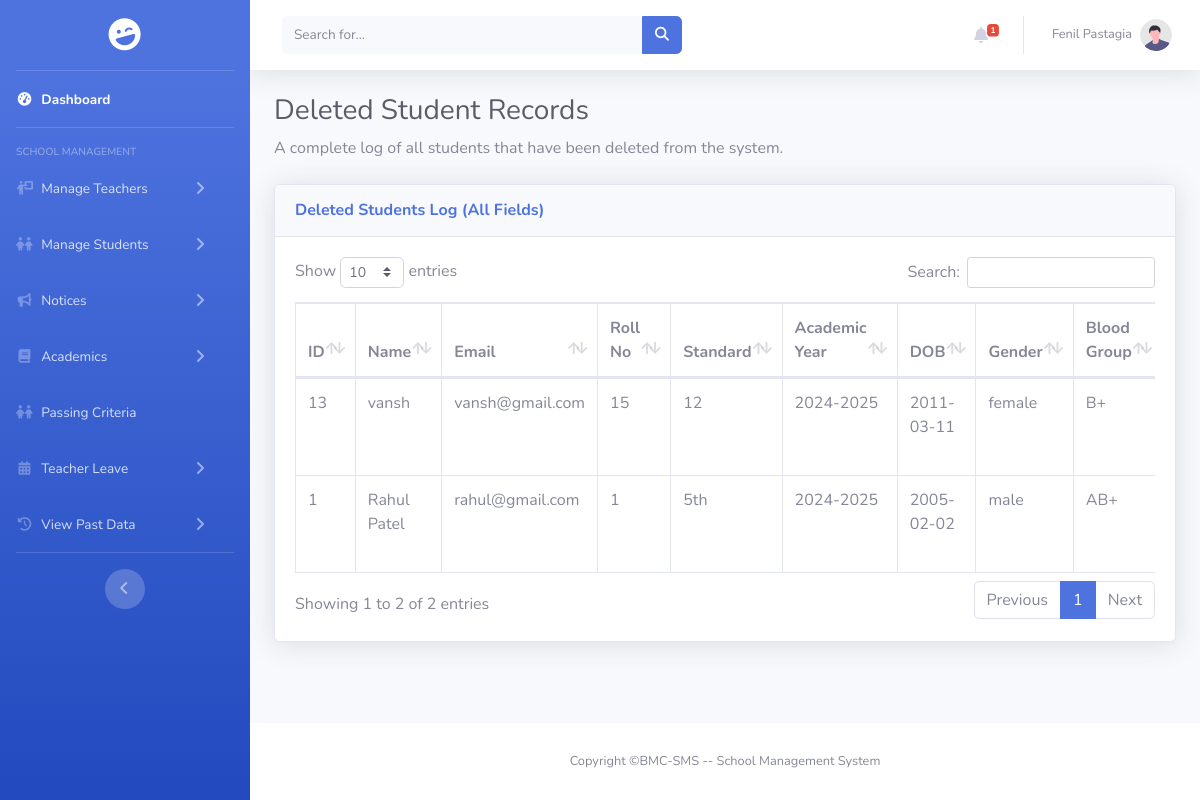
Page /pages/past_record/past_student.php (signed in) on the earlier database version.
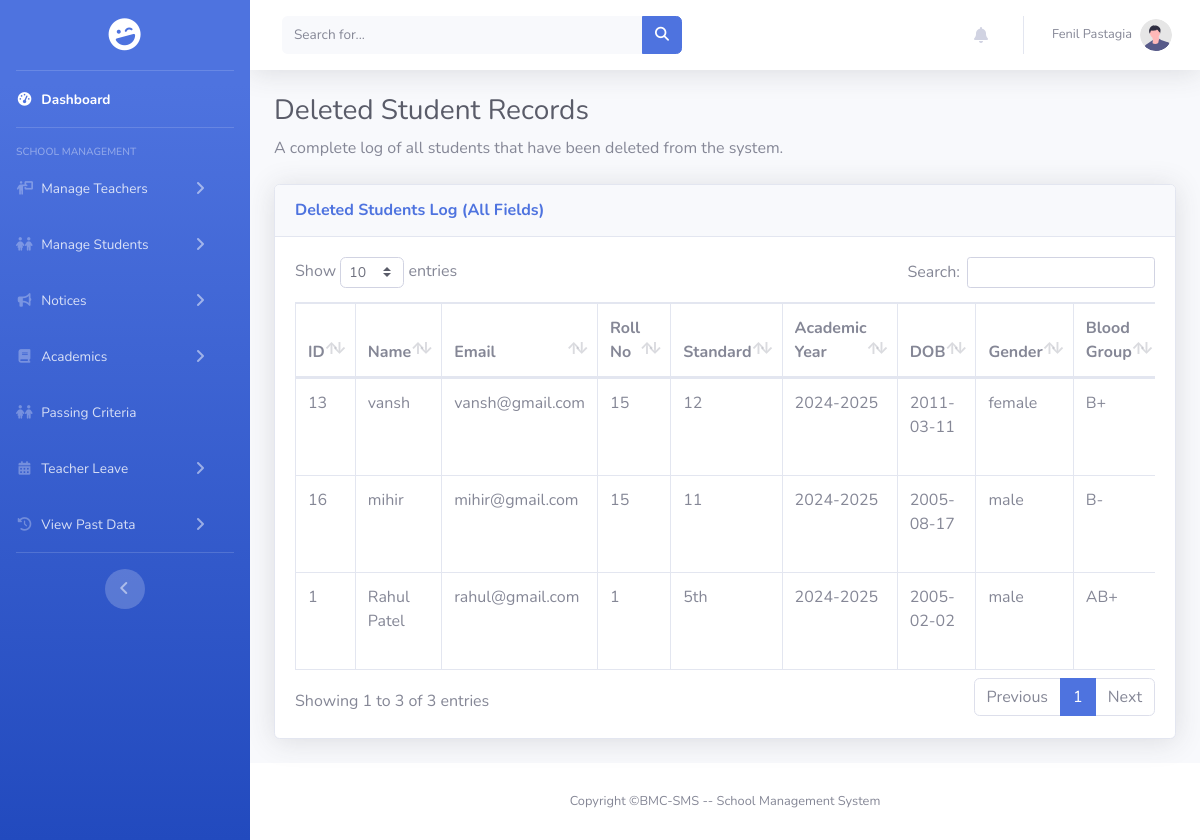
Same page on the later database version.
### tables this page shows
CREATE TABLE `deleted_students` (
  `id` int(11) NOT NULL,
  `student_name` varchar(100) DEFAULT NULL,
  `email` varchar(100) DEFAULT NULL,
  `rollno` varchar(20) DEFAULT NULL,
  `std` varchar(10) DEFAULT NULL,
  `academic_year` varchar(10) DEFAULT NULL,
  `dob` date DEFAULT NULL,
  `gender` enum('male','female','other') DEFAULT NULL,
  `blood_group` enum('A+','A-','B+','B-','AB+','AB-','O+','O-') DEFAULT NULL,
  `address` text DEFAULT NULL,
  `father_name` varchar(100) DEFAULT NULL,
  `father_phone` varchar(15) DEFAULT NULL,
  `mother_name` varchar(100) DEFAULT NULL,
  `mother_phone` varchar(15) DEFAULT NULL,
  `school_id` int(11) DEFAULT NULL,
  `deleted_by_role` varchar(50) DEFAULT NULL,
  `deleted_at` timestamp NOT NULL DEFAULT current_timestamp()
);

### encryption.php (called while the page is built, shortened)
<?php
function decrypt_id($encrypted)
{
    return openssl_decrypt($encrypted, ENCRYPTION_METHOD, ENCRYPTION_KEY, 0, ENCRYPTION_IV);
}

### pages/past_record/past_student.php (the view, shortened to what this page needs)
<?php
include_once "../../includes/connect.php";
include_once "../../encryption.php";
$query = "SELECT ds.*, s.school_name
          FROM deleted_students ds
          LEFT JOIN school s ON ds.school_id = s.id
          ORDER BY ds.deleted_at DESC";
$result = mysqli_query($conn, $query);
?>
<!DOCTYPE html>
<html lang="en">
<head>
    <link href="../../assets/vendor/fontawesome-free/css/all.min.css" rel="stylesheet" type="text/css">
    <link href="../../assets/css/sb-admin-2.min.css" rel="stylesheet">
    <link rel="stylesheet" href="https://cdnjs.cloudflare.com/ajax/libs/font-awesome/6.5.2/css/all.min.css" />
    <link href="../../assets/vendor/datatables/dataTables.bootstrap4.min.css" rel="stylesheet">
    <link rel="stylesheet" href="../../assets/css/sidebar.css">
    <link rel="stylesheet" href="../../assets/css/scrollbar_hidden.css">
</head>
<body id="page-top">
    <div id="wrapper">
        <?php include_once '../../includes/sidebar.php'; ?>
        <div id="content-wrapper" class="d-flex flex-column">
            <div id="content">
                <?php include_once '../../includes/header.php'; ?>
                <div class="container-fluid">
                    <h1 class="h3 mb-2 text-gray-800">Deleted Student Records</h1>
                    <p class="mb-4">A complete log of all students that have been deleted from the system.</p>
                    <div class="card shadow mb-4">
                        <div class="card-header py-3">
                            <h6 class="m-0 font-weight-bold text-primary">Deleted Students Log (All Fields)</h6>
                        </div>
                        <div class="card-body">
                            <div class="table-responsive">
                                <table class="table table-bordered" id="pastStudentTable" width="100%" cellspacing="0">
                                    <thead>
                                        <tr>
                                            <th>ID</th>
                                            <th>Name</th>
                                            <th>Email</th>
                                            <th>Roll No</th>
                                            <th>Standard</th>
                                            <th>Academic Year</th>
                                            <th>DOB</th>
                                            <th>Gender</th>
                                            <th>Blood Group</th>
                                        </tr>
                                    </thead>
                                    <tbody>
                                        <?php
                                        if ($result && mysqli_num_rows($result) > 0) {
                                            while ($row = mysqli_fetch_assoc($result)) {
                                                echo "<tr>";
                                                echo "<td>" . htmlspecialchars($row['id']) . "</td>";
                                                echo "<td>" . htmlspecialchars($row['student_name'] ?? 'N/A') . "</td>";
                                                echo "<td>" . htmlspecialchars($row['email'] ?? 'N/A') . "</td>";
                                                echo "<td>" . htmlspecialchars($row['rollno'] ?? 'N/A') . "</td>";
                                                echo "<td>" . htmlspecialchars($row['std'] ?? 'N/A') . "</td>";
                                                echo "<td>" . htmlspecialchars($row['academic_year'] ?? 'N/A') . "</td>";
                                                echo "<td>" . htmlspecialchars($row['dob'] ?? 'N/A') . "</td>";
                                                echo "<td>" . htmlspecialchars($row['gender'] ?? 'N/A') . "</td>";
                                                echo "<td>" . htmlspecialchars($row['blood_group'] ?? 'N/A') . "</td>";
                                                echo "</tr>";
                                            }
                                        } else {
                                            echo "<tr><td colspan='16' class='text-center'>No deleted students found</td></tr>";
                                        }
                                        ?>
                                    </tbody>
                                </table>
                            </div>
                        </div>
                    </div>
                </div>
            </div>
            <?php include '../../includes/footer.php'; ?>
        </div>
    </div>
</body>
</html>

### includes/sidebar.php (shortened to what this page needs)
<?php
$role = null;
if (isset($_COOKIE['encrypted_user_role'])) {
    $role = decrypt_id($_COOKIE['encrypted_user_role']);
}
?>
<ul class="navbar-nav bg-gradient-primary sidebar sidebar-dark accordion" id="accordionSidebar">
    <a class="sidebar-brand d-flex align-items-center justify-content-center"
        href="<?php echo BASE_WEB_PATH; ?>dashboard.php">
        <div class="sidebar-brand-icon rotate-n-15">
            <i class="fas fa-laugh-wink"></i>
        </div>
    </a>
    <hr class="sidebar-divider my-0">
    <li class="nav-item active">
        <a class="nav-link" href="<?php echo BASE_WEB_PATH; ?>dashboard.php">
            <i class="fas fa-fw fa-tachometer-alt"></i>
            <span>Dashboard</span></a>
    </li>
    <hr class="sidebar-divider">
    <?php
    switch ($role) {
    ?>
        <?php
        case 'schooladmin':
        ?>
            <div class="sidebar-heading font-weight-semibold">School Management</div>
            <li class="nav-item">
                <a class="nav-link collapsed" href="#" data-toggle="collapse" data-target="#collapseTeacher">
                    <i class="fas fa-fw fa-person-chalkboard"></i>
                    <span>Manage Teachers</span>
                </a>
            </li>
            <li class="nav-item">
                <a class="nav-link collapsed" href="#" data-toggle="collapse" data-target="#collapseStudent">
                    <i class="fas fa-fw fa-children"></i>
                    <span>Manage Students</span>
                </a>
            </li>
            <li class="nav-item">
                <a class="nav-link collapsed" href="#" data-toggle="collapse" data-target="#collapseNotices">
                    <i class="fas fa-fw fa-bullhorn"></i>
                    <span>Notices</span>
                </a>
            </li>
            <li class="nav-item">
                <a class="nav-link collapsed" href="#" data-toggle="collapse" data-target="#collapseAcademics">
                    <i class="fas fa-fw fa-book"></i>
                    <span>Academics</span>
                </a>
            </li>
            <li class="nav-item">
                <a class="nav-link" href="<?php echo BASE_WEB_PATH; ?>pages/principal/school_settings.php">
                    <i class="fas fa-fw fa-children"></i>
                    <span>Passing Criteria</span>
                </a>
            </li>
            <li class="nav-item">
                <a class="nav-link collapsed" href="#" data-toggle="collapse" data-target="#collapseLeaveManagement">
                    <i class="fas fa-fw fa-calendar-alt"></i>
                    <span>Teacher Leave</span>
                </a>
            </li>
            <li class="nav-item">
                <a class="nav-link collapsed" href="#" data-toggle="collapse" data-target="#collapsePastData">
                    <i class="fas fa-fw fa-history"></i>
                    <span>View Past Data</span>
                </a>
            </li>
        <?php
            break;
        ?>
    <?php
    }
    ?>
    <hr class="sidebar-divider d-none d-md-block">
    <div class="text-center d-none d-md-inline">
        <button class="rounded-circle border-0" id="sidebarToggle"></button>
    </div>
</ul>

### includes/header.php (shortened to what this page needs)
<?php
include_once $_SERVER['DOCUMENT_ROOT'] . '/BMC-SMS/includes/connect.php';
include_once $_SERVER['DOCUMENT_ROOT'] . '/BMC-SMS/encryption.php';
$userName = 'Guest';
$userProfileImage = BASE_WEB_PATH . 'assets/images/undraw_profile.svg';
$isLoggedIn = false;
if (isset($_COOKIE['encrypted_user_role'])) {
    $isLoggedIn = true;
    $user_role = decrypt_id($_COOKIE['encrypted_user_role']);
    if ($user_role === 'bmc') {
        $userName = 'BMC Admin';
    } else {
        if (isset($_COOKIE['encrypted_user_name'])) {
            $userName = decrypt_id($_COOKIE['encrypted_user_name']);
        }
    }
}
$unread_count = 0;
if ($isLoggedIn && isset($_COOKIE['encrypted_user_id'])) {
    $current_user_id = decrypt_id($_COOKIE['encrypted_user_id']);
    if ($current_user_id && isset($conn) && $conn->ping()) {
        $stmt_count = $conn->prepare("SELECT COUNT(*) as unread_count FROM notifications WHERE user_id = ? AND is_read = 0");
        $stmt_count->bind_param("i", $current_user_id);
        $stmt_count->execute();
        $unread_count = $stmt_count->get_result()->fetch_assoc()['unread_count'];
    }
}
?>
<nav class="navbar navbar-expand navbar-light bg-white topbar mb-4 static-top shadow">
    <form class="d-none d-sm-inline-block form-inline mr-auto ml-md-3 my-2 my-md-0 mw-100 navbar-search">
        <div class="input-group">
            <input type="text" class="form-control bg-light border-0 small" placeholder="Search for..."
                aria-label="Search" aria-describedby="basic-addon2">
            <div class="input-group-append">
                <button class="btn btn-primary" type="button">
                    <i class="fas fa-search fa-sm"></i>
                </button>
            </div>
        </div>
    </form>
    <ul class="navbar-nav ml-auto">
        <li class="nav-item dropdown no-arrow mx-1">
            <a class="nav-link dropdown-toggle" href="#" id="alertsDropdown" role="button" data-toggle="dropdown"
                aria-haspopup="true" aria-expanded="false">
                <i class="fas fa-bell fa-fw"></i>
                <?php if ($unread_count > 0): ?>
                <span class="badge badge-danger badge-counter">
                    <?php echo ($unread_count > 5) ? '5+' : $unread_count; ?>
                </span>
                <?php endif; ?>
            </a>
        </li>
        <?php if ($isLoggedIn): ?>
        <li class="nav-item dropdown no-arrow">
            <a class="nav-link dropdown-toggle" href="#" id="userDropdown" role="button" data-toggle="dropdown"
                aria-haspopup="true" aria-expanded="false">
                <span
                    class="mr-2 d-none d-lg-inline text-gray-600 small"><?php echo htmlspecialchars($userName); ?></span>
                <img class="img-profile rounded-circle" src="<?php echo htmlspecialchars($userProfileImage); ?>"
                    onerror="this.src='<?php echo BASE_WEB_PATH; ?>assets/images/undraw_profile.svg';" alt="Profile"
                    style="width: 32px; height: 32px; object-fit: cover;">
            </a>
        </li>
        <?php endif; ?>
    </ul>
</nav>

### includes/footer.php
<footer class="sticky-footer bg-white">
    <div class="container my-auto">
        <div class="copyright text-center my-auto">
            <span>Copyright &copy;BMC-SMS -- School Management System</span>
        </div>
    </div>
</footer>

### assets/css/sidebar.css (style rules this page uses)
#accordionSidebar { position: -webkit-sticky; position: sticky; top: 0; height: 100vh; max-height: 100vh; transition: width 0.3s ease; flex-shrink: 0; }
#accordionSidebar .nav-item .nav-link[data-toggle="collapse"]::after { display: inline-block; margin-left: 0.5rem; transition: transform 0.2s ease; }
html, body { height: 100%; overflow: hidden !important; }
#wrapper { height: 100vh; }
#content-wrapper { overflow-y: auto; }
@media (min-width: 768px) { #accordionSidebar { width: 250px !important; } }

### assets/css/scrollbar_hidden.css (style rules this page uses)
body { -ms-overflow-style: none; scrollbar-width: none; }

Differences in the rows shown:
added deleted_students: id "16", student_name "mihir", email "mihir@gmail.com", rollno "15", std "11", academic_year "2024-2025", dob "2005-08-17", gender "male", blood_group "B-"
Other differences:
text written by a page script: "Show entries Search: Showing 1 to 2 of 2 entries Previous 1 Next" → "Show entries Search: Showing 1 to 3 of 3 entries Previous 1 Next"
$unread_count: "1" → (not shown)
